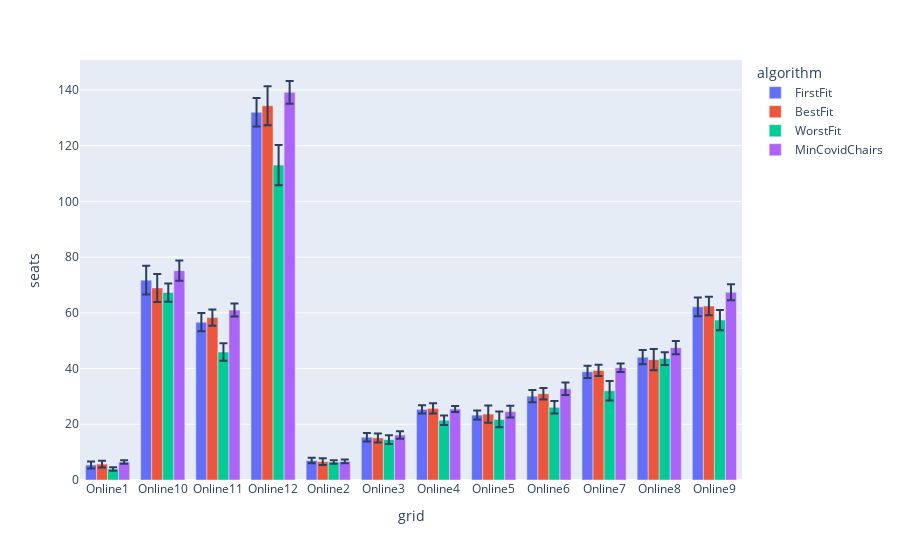

This figure's notebook cell:
### Markdown cell above
The mean performance of each algorithm per grid:

### Code cell
bar_mean = px.bar(df_sim_comb, x='grid', color='algorithm', y='seats', barmode='group', error_y='std')
bar_mean.show()

### Figure 1 — Plotly figure (JSON) as saved in the notebook; plotly's stock layout.template omitted (floating-point values rounded to 4 significant figures)
{"data": [{"alignmentgroup": "True", "error_y": {"array": [1.273, 5.169, 3.281, 5.14, 1.026, 1.531, 1.496, 1.625, 2.222, 2.207, 2.553, 3.407]}, "hovertemplate": "algorithm=FirstFit<br>grid=%{x}<br>seats=%{y}<extra></extra>", "legendgroup": "FirstFit", "marker": {"color": "#636efa"}, "name": "FirstFit", "offsetgroup": "FirstFit", "orientation": "v", "showlegend": true, "textposition": "auto", "type": "bar", "x": ["Online1", "Online10", "Online11", "Online12", "Online2", "Online3", "Online4", "Online5", "Online6", "Online7", "Online8", "Online9"], "xaxis": "x", "y": [5.4, 71.75, 56.65, 132, 7, 15.35, 25.35, 23.3, 30.1, 38.85, 44.1, 62.15], "yaxis": "y"}, {"alignmentgroup": "True", "error_y": {"array": [1.174, 5.021, 2.904, 6.991, 1.188, 1.619, 1.838, 3.1, 2.064, 2.059, 3.82, 3.332]}, "hovertemplate": "algorithm=BestFit<br>grid=%{x}<br>seats=%{y}<extra></extra>", "legendgroup": "BestFit", "marker": {"color": "#EF553B"}, "name": "BestFit", "offsetgroup": "BestFit", "orientation": "v", "showlegend": true, "textposition": "auto", "type": "bar", "x": ["Online1", "Online10", "Online11", "Online12", "Online2", "Online3", "Online4", "Online5", "Online6", "Online7", "Online8", "Online9"], "xaxis": "x", "y": [5.7, 68.95, 58.3, 134.3, 6.6, 15.1, 25.7, 23.65, 30.95, 39.35, 43.2, 62.45], "yaxis": "y"}, {"alignmentgroup": "True", "error_y": {"array": [0.6048, 3.278, 3.103, 7.222, 0.6048, 1.539, 1.669, 2.845, 2.269, 3.502, 2.303, 3.662]}, "hovertemplate": "algorithm=WorstFit<br>grid=%{x}<br>seats=%{y}<extra></extra>", "legendgroup": "WorstFit", "marker": {"color": "#00cc96"}, "name": "WorstFit", "offsetgroup": "WorstFit", "orientation": "v", "showlegend": true, "textposition": "auto", "type": "bar", "x": ["Online1", "Online10", "Online11", "Online12", "Online2", "Online3", "Online4", "Online5", "Online6", "Online7", "Online8", "Online9"], "xaxis": "x", "y": [3.95, 67.3, 45.95, 113.0, 6.45, 14.5, 21.45, 21.75, 26.1, 32.05, 43.6, 57.4], "yaxis": "y"}, {"alignmentgroup": "True", "error_y": {"array": [0.6048, 3.617, 2.317, 4.082, 0.6708, 1.309, 1.1, 2.139, 2.221, 1.49, 2.373, 2.854]}, "hovertemplate": "algorithm=MinCovidChairs<br>grid=%{x}<br>seats=%{y}<extra></extra>", "legendgroup": "MinCovidChairs", "marker": {"color": "#ab63fa"}, "name": "MinCovidChairs", "offsetgroup": "MinCovidChairs", "orientation": "v", "showlegend": true, "textposition": "auto", "type": "bar", "x": ["Online1", "Online10", "Online11", "Online12", "Online2", "Online3", "Online4", "Online5", "Online6", "Online7", "Online8", "Online9"], "xaxis": "x", "y": [6.45, 75.15, 61, 139.2, 6.65, 16.15, 25.5, 24.55, 32.75, 40.3, 47.5, 67.4], "yaxis": "y"}], "layout": {"barmode": "group", "legend": {"title": {"text": "algorithm"}, "tracegroupgap": 0}, "margin": {"t": 60}, "xaxis": {"anchor": "y", "domain": [0, 1], "title": {"text": "grid"}}, "yaxis": {"anchor": "x", "domain": [0, 1], "title": {"text": "seats"}}}}
